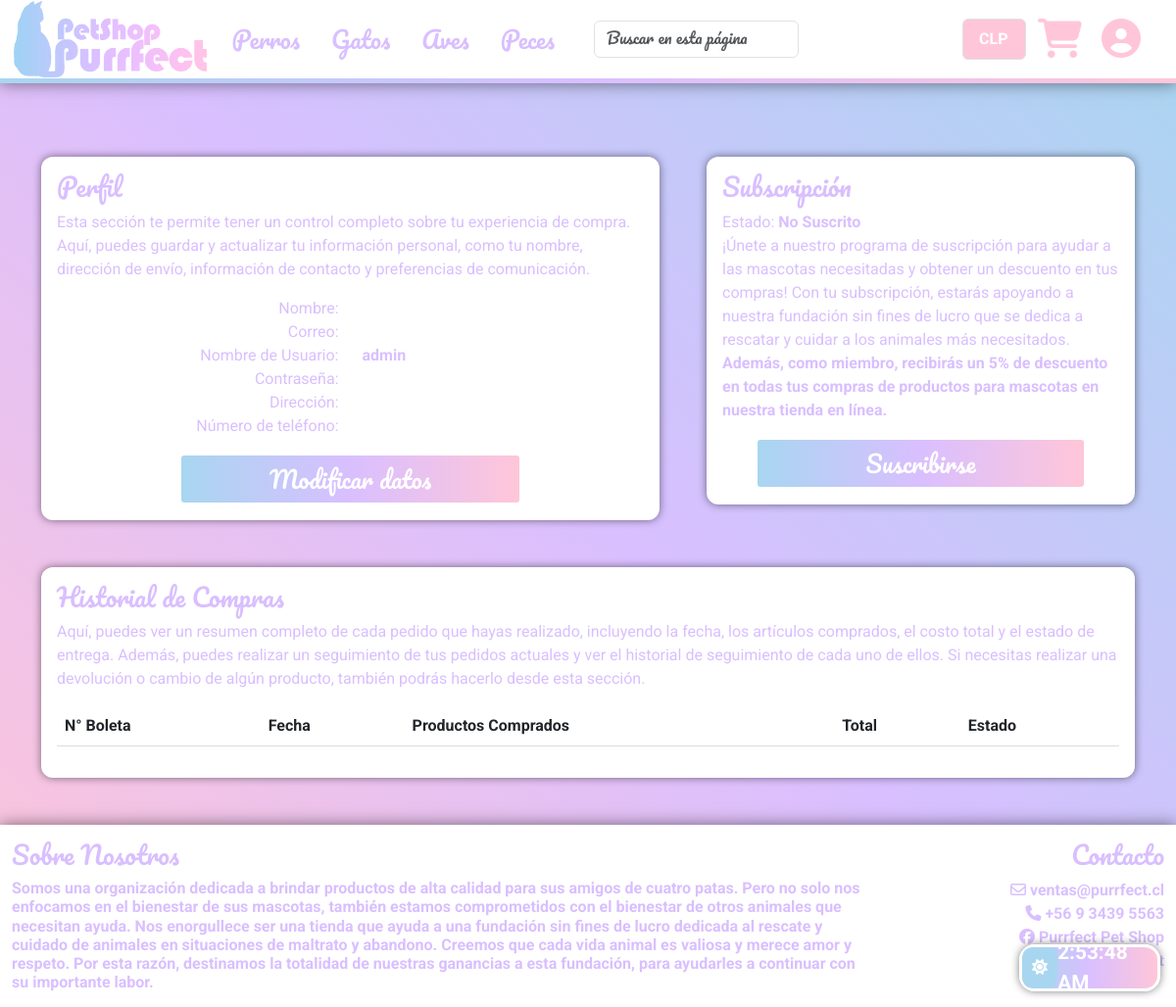
The page /perfil (signed in) on the database as committed earlier.
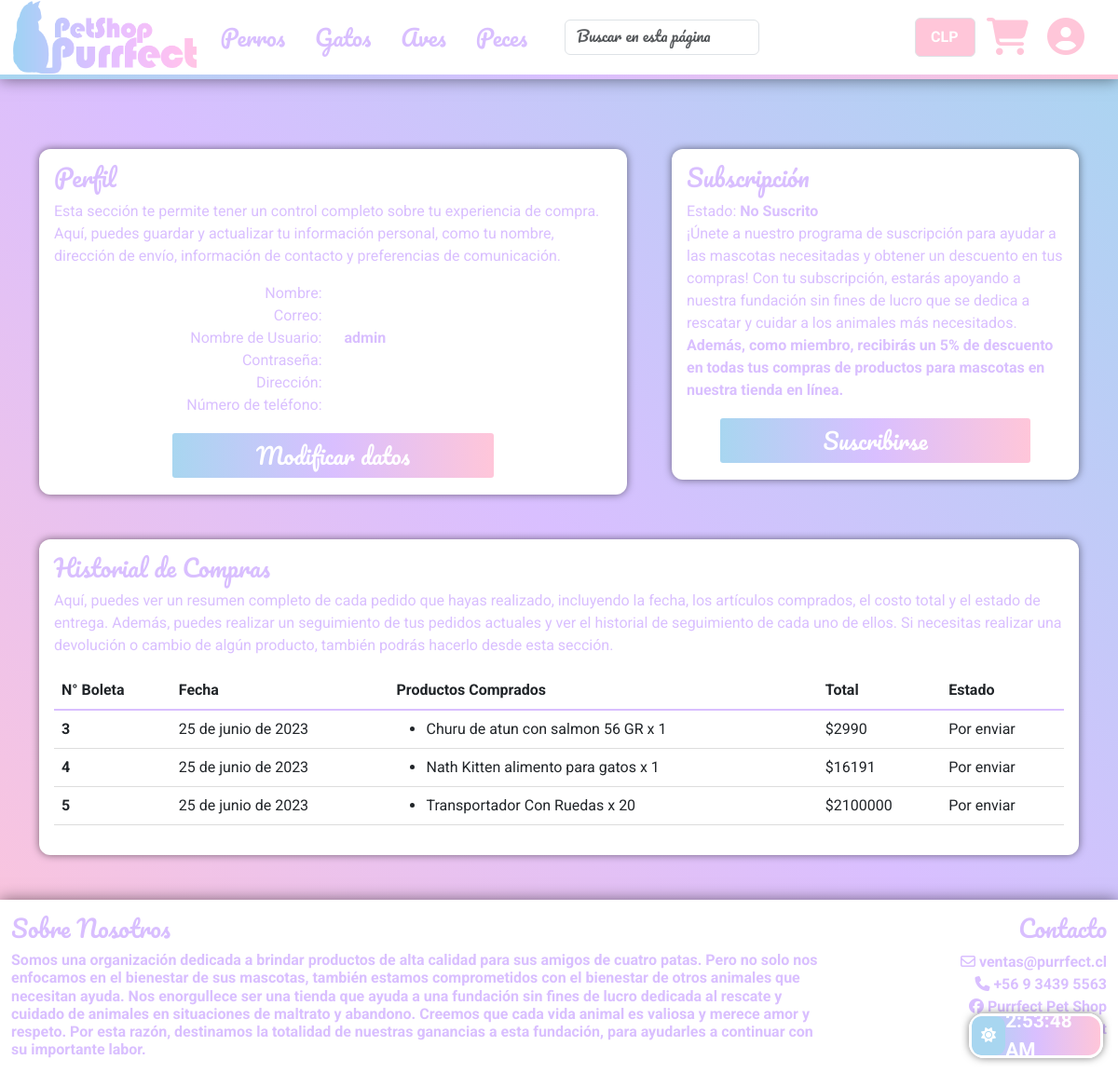
The same page on the database as committed later.
### apps/purrfect/models.py (models this page shows, shortened)
class Boleta(models.Model):
    id = models.AutoField(primary_key=True)
    comprador = models.ForeignKey(User,on_delete=models.CASCADE)
    fecha = models.DateField(auto_now_add=True)
    total = models.IntegerField(null=False)
    estado = models.CharField(max_length=20, null=False, default="Por enviar")

class DetalleBoleta(models.Model):
    id_detalle = models.AutoField(primary_key=True)
    id_boleta = models.ForeignKey(Boleta,on_delete=models.CASCADE)
    producto = models.ForeignKey(Producto,on_delete=models.CASCADE)
    cantidad = models.IntegerField(null=False)

class Producto(models.Model):
    sku = models.IntegerField(primary_key=True)
    imagen = models.ImageField(upload_to="imgProductos")
    nombre = models.CharField(max_length=100, null=False)
    precio = models.IntegerField(null=False)
    fecha_ingreso = models.DateField(auto_now_add=True)
    marca = models.CharField(max_length=50)
    stock = models.IntegerField(null=False)
    categoria = models.ForeignKey(Categoria,on_delete=models.CASCADE)
    animal = models.ForeignKey(Animal,on_delete=models.CASCADE)
    has_peso = models.BooleanField()

### apps/purrfect/views.py (the view)
# urls.py: path('perfil',views.cargarPerfil),#perfil usuario o admin
def cargarPerfil(request):
    if 'username' in request.session:
        boletas = Boleta.objects.filter(comprador = request.session['username'])
        detalles = []
        for boleta in boletas:
            detalles.append(DetalleBoleta.objects.filter(id_boleta = boleta))
        return render(request, "perfil.html",{'bol': boletas, "det": detalles})
    else:
        return redirect("/")

### apps/purrfect/templates/perfil.html (shortened to what this page needs)
{% extends "./base.html" %} {% load static %}  {% block navItems %}
<ul class="navbar-nav mb-2 mb-lg-0">
  <li class="nav-item">
    <a class="nav-link" href="/caninos">Perros</a>
  </li>
  <li class="nav-item">
    <a class="nav-link" href="/mininos">Gatos</a>
  </li>
  <li class="nav-item">
    <a class="nav-link" href="/alados">Aves</a>
  </li>
  <li class="nav-item">
    <a class="nav-link" href="/acuaticos">Peces</a>
  </li>
</ul>
{% endblock %} {% block body %}
<div class="container overflow-hidden pb-5" style="padding-top: 10rem">
  <div class="row gx-5">
    <div class="col-7">
      <div class="content-box p-3">
        <h4>Perfil</h4>
        <p>
          Esta sección te permite tener un control completo sobre tu experiencia
          de compra. Aquí, puedes guardar y actualizar tu información personal,
          como tu nombre, dirección de envío, información de contacto y
          preferencias de comunicación.
        </p>
        <div class="row">
          <div class="col-6 text-end">Nombre:</div>
          <div class="col-6 bold" id="nombre">{{request.session.nombre}}</div>
        </div>
        <div class="row">
          <div class="col-6 text-end">Correo:</div>
          <div class="col-6 bold" id="email">{{request.session.email}}</div>
        </div>
        <div class="row">
          <div class="col-6 text-end">Nombre de Usuario:</div>
          <div class="col-6 bold" id="username">
            {{request.session.username}}
          </div>
        </div>
        <div class="row">
          <div class="col-6 text-end">Contraseña:</div>
          <div class="col-6 bold" id="password">
          </div>
        </div>
        <div class="row">
          <div class="col-6 text-end">Dirección:</div>
          <div class="col-6 bold" id="direccion">
          </div>
        </div>
        <div class="row">
          <div class="col-6 text-end">Número de teléfono:</div>
          <div class="col-6 bold" id="telefono">
          </div>
        </div>
        <div class="text-center mt-3">
          <button
            class="btn col-7"
            data-bs-toggle="modal"
            data-bs-target="#userDataModal"
            id="btn-edit"
          >
            Modificar datos
          </button>
        </div>
      </div>
    </div>
    <div class="col-5">
      <div class="content-box p-3" id="sub-info">
        {% if request.session.subscribed %}
        <h4>Subscripción</h4>
        <p>
          Estado: <b>Suscrito</b><br />
          ¡Gracias por unirte al programa de suscripción de Purrfect PetShop!
          Ahora eres parte de nuestra comunidad de amantes de los animales
          comprometidos con apoyar a nuestra fundación sin fines de lucro que se
          dedica a rescatar y cuidar a las mascotas más necesitadas.<br />
          <b
            >Tu suscripción no solo ayuda a mejorar la vida de los animales
            necesitados, sino que también te brinda un 5% de descuento en todas
            tus compras de productos para mascotas en nuestra tienda en
            línea.</b
          ><br />
          Esperamos que disfrutes de los beneficios de ser un miembro de
          Purrfect PetShop y agradecemos tu apoyo en nuestra misión.
        </p>
        <div class="text-center">
          <button
            class="btn col-10"
            data-bs-toggle="modal"
            data-bs-target="#unsubModal"
            data-bs-whatever="test"
          >
            Anular Subsripcion
          </button>
        </div>
        {% else %}
        <h4>Subscripción</h4>
        <p>
          Estado: <b>No Suscrito</b><br />
          ¡Únete a nuestro programa de suscripción para ayudar a las mascotas
          necesitadas y obtener un descuento en tus compras! Con tu
          subscripción, estarás apoyando a nuestra fundación sin fines de lucro
          que se dedica a rescatar y cuidar a los animales más necesitados.<br />
          <b>
            Además, como miembro, recibirás un 5% de descuento en todas tus
            compras de productos para mascotas en nuestra tienda en línea.
          </b>
        </p>
        <div class="text-center">
          <button
            class="btn col-10"
            data-bs-toggle="modal"
            data-bs-target="#subModal"
            data-bs-whatever="test"
          >
            Suscribirse
          </button>
        </div>
        {% endif%}
      </div>
    </div>
  </div>
  <div class="row mt-5">
    <div class="col-12">
      <div class="content-box p-3">
        <h4>Historial de Compras</h4>
        <p>
          Aquí, puedes ver un resumen completo de cada pedido que hayas
          realizado, incluyendo la fecha, los artículos comprados, el costo
          total y el estado de entrega. Además, puedes realizar un seguimiento
          de tus pedidos actuales y ver el historial de seguimiento de cada uno
          de ellos. Si necesitas realizar una devolución o cambio de algún
          producto, también podrás hacerlo desde esta sección.
        </p>
        <table class="table">
          <caption></caption>
          <thead>
            <tr>
              <th scope="col">N° Boleta</th>
              <th scope="col">Fecha</th>
              <th scope="col">Productos Comprados</th>
              <th scope="col">Total</th>
              <th scope="col">Estado</th>
            </tr>
          </thead>
          <tbody class="table-group-divider">
            {% for b in bol %}
            <tr
              class="pedDetail {% if b.estado == "Por enviar" %}undelivered{% elif b.estado == "Enviado" %}sent{% else %}delivered{% endif %}"
              type="a"
              data-bs-toggle="modal"
              data-bs-target="#pedidoModal"
            >
              <th class="celdaPedId" scope="row">{{b.id}}</th>
              <td class="celdaPedFecha">{{b.fecha}}</td>
              <td class="celdaPedProd"><ul class="mb-0">
                {% for detalles in det %}
                  {% for d in detalles %}
                    {% if d.id_boleta == b %}
                    <li>{{d.producto.nombre}} x {{d.cantidad}}</li>
                    {% endif %}
                  {% endfor %}
                {% endfor %}
              </ul></td>
              <td class="celdaPedTot">${{b.total}}</td>
              <td class="celdaPedEst">{{b.estado}}</td>
            </tr>
            {% endfor %}
          </tbody>
        </table>
      </div>
    </div>
  </div>
</div>
{% endblock %}

### apps/purrfect/templates/base.html (shortened to what this page needs)
{% load static %}
<!DOCTYPE html>
<html lang="en">
<head>
  <link href="https://cdn.jsdelivr.net/npm/bootstrap@5.3.0-alpha2/dist/css/bootstrap.min.css" rel="stylesheet"
 />
  <link rel="stylesheet" href="{% static 'css/style.css' %}" />
</head>
<body>
  <header class="fixed-top">
    <nav class="navbar navbar-expand-lg topbar">
      <div class="container-fluid">
        <a class="navbar-brand p-0" href="/"><img src="{% static 'img/Purrfect-colorIcon.png' %}" class="img-fluid"
            alt="Purrfect Icon" style="height: 5rem" /></a>
        <div class="collapse navbar-collapse" id="navbarSupportedContent">
          {% block navItems %}
          {% endblock %}
          <form class="d-flex me-auto" role="search">
            <input class="form-control ms-3 me-1" type="search" placeholder="Buscar en esta página" aria-label="Search"
              style="font-family: Roboto, sans-serif;" />
          </form>
          <select class="form-select bold" id="currency">
            <option value="1" selected>CLP</option>
          </select>
          <ul class="navbar-nav mb-2 mb-lg-0">
            <div class="menu container">
              <div class="submenu">
                <li class="nav-item" style="justify-content: center">
                  <i class="fa-solid fa-cart-shopping"></i>
                </li>
              </div>
            </div>
            <li class="nav-item">
              <div class="dropstart">
                <a class="nav-link" href="#" role="button" data-bs-toggle="dropdown" aria-expanded="false">
                  <i class="fa-solid fa-circle-user"></i>
                </a>
              </div>
            </li>
          </ul>
        </div>
      </div>
    </nav>
  </header>
  <div class="utilities-container">
    <button class="lightMode" id="lightBtn">
      <i class="fa-solid fa-sun"></i>
    </button>
    <div id="reloj"></div>
  </div>
  {% block body %}
  {% endblock %}
  <footer class="container-fluid">
    <div class="row">
      <div class="col-md-9">
        <h4>Sobre Nosotros</h4>
        <p>
          Somos una organización dedicada a brindar productos de alta calidad
          para sus amigos de cuatro patas. Pero no solo nos enfocamos en el
          bienestar de sus mascotas, también estamos comprometidos con el
          bienestar de otros animales que necesitan ayuda. Nos enorgullece ser
          una tienda que ayuda a una fundación sin fines de lucro dedicada al
          rescate y cuidado de animales en situaciones de maltrato y abandono.
          Creemos que cada vida animal es valiosa y merece amor y respeto. Por
          esta razón, destinamos la totalidad de nuestras ganancias a esta
          fundación, para ayudarles a continuar con su importante labor.
        </p>
      </div>
      <div class="col-md-3 contacto">
        <h4>Contacto</h4>
        <p>
          <i class="fa-regular fa-envelope"></i>
          ventas@purrfect.cl
        </p>
        <p>
          <i class="fa-solid fa-phone"></i>
          +56 9 3439 5563
        </p>
        <p>
          <i class="fa-brands fa-facebook"></i>
          Purrfect Pet Shop
        </p>
        <p>
          <i class="fa-brands fa-instagram"></i>
          @purrfect
        </p>
      </div>
    </div>
  </footer>
</body>
</html>

### apps/purrfect/static/css/style.css (style rules this page uses)
header { display: flex; align-items: center; justify-content: center; background-image: linear-gradient(90deg, #a8d6f0ff, #d9bfffff, #ffc6d9ff); padding-bottom: 0.3rem; box-shadow: 0 0 1rem rgb(0, 0, 0, 0.5); font-size: 1.5rem; }
html { font-size: 16px; }
body, html { background-image: linear-gradient(225deg, #a8d6f0ff, #d9bfffff, #ffc6d9ff); background-repeat: no-repeat; background-attachment: fixed; background-position: center; background-repeat: cover; color: #d9bfffff; font-family: "Roboto", sans-serif; height: 100%; }
.topbar { background-color: white; font-family: "Pacifico", cursive; font-size: 2vw; z-index: 1; padding: 0; width: 100%; }
.topbar a { color: #d9bfffff; margin-right: 1rem; }
.topbar i { font-size: 2.5rem; color: #ffc6d9ff; }
.topbar select { font-family: "Roboto", sans-serif; background: #ffc6d9ff; color: white; width: auto; padding: 0.5rem 1rem 0.5rem 1rem; }
h4 { font-family: "Pacifico", cursive; font-size: 1.6rem; }
footer .contacto { text-align: end; line-height: 1.5rem; }
footer p { margin: 0; }
.content-box { background-color: white; border-radius: 1vw; box-shadow: 0 0 0.5rem rgb(0, 0, 0, 0.5); }
.bold { font-weight: bold; }
.btn { background-image: linear-gradient(90deg, #a8d6f0ff, #d9bfffff, #ffc6d9ff); font-family: "Pacifico", cursive; font-size: 1.5rem; color: white; border: 2px solid white; border-radius: 5px; transition: all 0.3s ease; }
.content-box table { width: 100%; border-collapse: collapse; margin: 0; }
.content-box table td, .content-box table th { text-align: left; border-bottom: 1px solid #ddd; }
.undelivered { background-color: #ffe8a3ff; color: grey; }
.utilities-container { display: flex; position: fixed; z-index: 2; bottom: 0; right: 0; border-radius: 1rem; border: 0.2rem solid white; background-image: linear-gradient(90deg, #a8d6f0ff, #d9bfffff, #ffc6d9ff); color: white; box-shadow: 0 0 0.5rem rgb(0, 0, 0, 0.5); height: 3rem; width: 9rem; padding: 0; margin: 1rem; }
.utilities-container .lightMode { border-radius: 0.65rem; border: none; background-color: #a8d6f0ff; color: white; height: 2.6rem; width: 2.8rem; }
.utilities-container #reloj { width: 100%; height: 100%; display: flex; justify-content: center; align-items: center; font-size: 1.3rem; font-weight: bold; }
.container { display: flex; justify-content: center; align-items: center; flex-wrap: wrap; }
.submenu { position: relative; width: 100%; font-family: 'Roboto', sans-serif; font-size: large; }
nav, .section-box, footer, .card, .offcanvas, .utilities-container { transition: all 0.2s ease-in-out; }
input::placeholder { font-family: "Pacifico", cursive; }
.table tr td { padding: 0.5rem 0.5rem; }
.navbar-expand-lg { text-align: center; }

Rows that differ between the two databases and show on the page:
added Boleta: id "3", fecha "25 de junio de 2023", total "2990", estado "Por enviar"
added DetalleBoleta: producto.nombre "Churu de atun con salmon 56 GR", cantidad "1"
added Boleta: id "4", fecha "25 de junio de 2023", total "16191", estado "Por enviar"
added DetalleBoleta: producto.nombre "Nath Kitten alimento para gatos", cantidad "1"
added Boleta: id "5", fecha "25 de junio de 2023", total "2100000", estado "Por enviar"
added DetalleBoleta: producto.nombre "Transportador Con Ruedas", cantidad "20"
